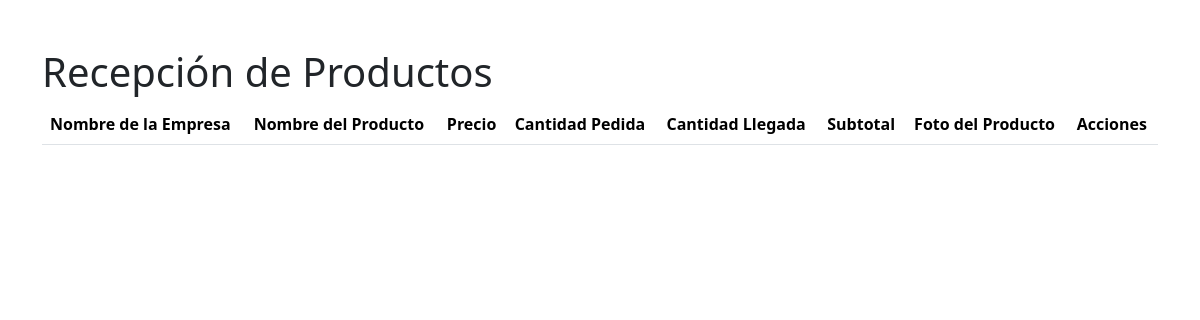
The app's page /recepcion_proveedor/ (signed in), older data.
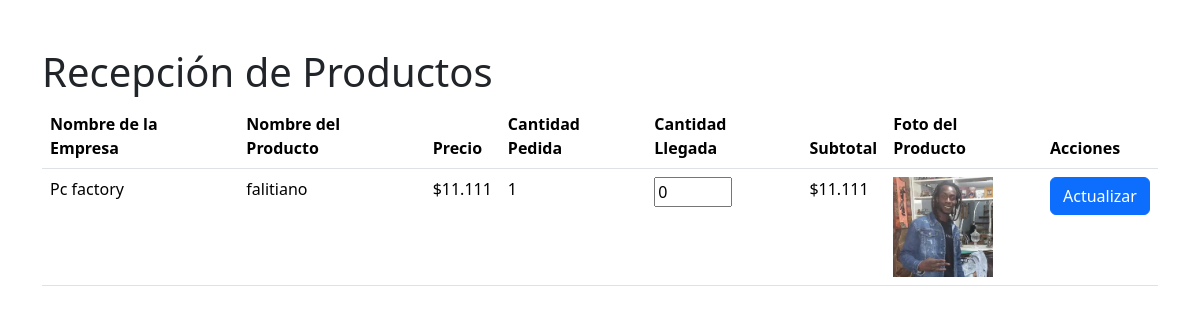
The same page, newer data.
### menu/models.py (models this page shows, shortened)
class ProveedorCarritoItem(models.Model):
    carrito = models.ForeignKey(ProveedorCarrito, on_delete=models.CASCADE)
    producto = models.ForeignKey(ProductosProveedor, on_delete=models.CASCADE)
    cantidad = models.IntegerField(default=1)
    cantidad_llegada=  models.IntegerField(default=0)
    agregado_en = models.DateTimeField(default=timezone.now)
    aceptado = models.BooleanField(default=False)

class ProductosProveedor(models.Model):
    proveedor = models.ForeignKey(Proveedor, on_delete=models.CASCADE, related_name='productos')
    nombre_producto = models.CharField(max_length=100, verbose_name='Nombre del Producto')
    foto_producto = models.ImageField(upload_to='productos_proveedor/', verbose_name='Foto del Producto')
    precio_costo = models.DecimalField(max_digits=10, decimal_places=2, verbose_name='Precio de Costo')

class Proveedor(models.Model):
    id_proveedor = models.AutoField(primary_key=True, editable=False)
    rut_empresa = models.CharField(max_length=13, verbose_name='RUT de la Empresa')
    nombre_empresa = models.CharField(max_length=100, verbose_name='Nombre de la Empresa')
    representante_legal = models.CharField(max_length=100, verbose_name='Representante Legal', default="")
    contacto_empresa = models.CharField(max_length=50, verbose_name='Contacto de la Empresa')
    direccion_proveedor = models.CharField(max_length=255, verbose_name='Dirección', default="sin direccion")
    email_proveedor = models.EmailField(max_length=70, unique=True, null=True, blank=True)

### menu/views.py (the view)
# urls.py: path('recepcion_proveedor/', recepcion_proveedor, name='recepcion_proveedor'),
@login_required
def recepcion_proveedor(request):
    carrito_items = ProveedorCarritoItem.objects.filter(
        carrito__usuario=request.user,
        aceptado=True  # Solo muestra los productos que han sido aceptados
    ).select_related('producto', 'producto__proveedor')
    return render(request, 'recepcion_proveedor.html', {'carrito_items': carrito_items})

### menu/context_processors.py (called while the page is built)
def carrito_items_count(request):
    if request.user.is_authenticated:
        try:
            carrito = Carrito.objects.get(usuario=request.user)
            count = CarritoItem.objects.filter(carrito=carrito).count()
        except Carrito.DoesNotExist:
            count = 0
    else:
        count = 0
    return {
        'carrito_items_count': count
    }

### menu/templatetags/custom_filters.py (called while the page is built)
@register.filter(name='format_price')
def format_price(value):
    return "${:,.0f}".format(value).replace(',', '.')

@register.filter
def multiply(value, arg):
    return value * arg

### menu/templates/recepcion_proveedor.html (shortened to what this page needs)
{% load custom_filters %}
<!DOCTYPE html>
<html lang="en">
<head>
    <link href="https://cdn.jsdelivr.net/npm/bootstrap@5.3.3/dist/css/bootstrap.min.css" rel="stylesheet">
</head>
<body>
    <div class="container mt-5">
        <h1>Recepción de Productos</h1>
        <table class="table">
            <thead>
                <tr>
                    <th>Nombre de la Empresa</th>
                    <th>Nombre del Producto</th>
                    <th>Precio</th>
                    <th>Cantidad Pedida</th>
                    <th>Cantidad Llegada</th>
                    <th>Subtotal</th>
                    <th>Foto del Producto</th>
                    <th>Acciones</th>
                </tr>
            </thead>
            <tbody>
                {% for item in carrito_items %}
                <tr>
                    <td>{{ item.producto.proveedor.nombre_empresa }}</td>
                    <td>{{ item.producto.nombre_producto }}</td>
                    <td>{{ item.producto.precio_costo|format_price }}</td>
                    <td>{{ item.cantidad }}</td>
                    <td><input type="number" name="cantidad_llegada_{{ item.id }}" value="{{ item.cantidad_llegada }}" min="0" max="{{ item.cantidad }}"></td>
                    <td>{{ item.cantidad|multiply:item.producto.precio_costo|format_price }}</td>
                    <td>
                        <img src="{{ item.producto.foto_producto.url }}" alt="{{ item.producto.nombre_producto }}" width="100">
                    </td>
                    <td>
                        <button type="submit" class="btn btn-primary">Actualizar</button>
                    </td>
                </tr>
                {% endfor %}
            </tbody>
        </table>
    </div>
</body>
</html>

Row changes from the older to the newer data that the page shows:
added ProveedorCarritoItem: producto.proveedor.nombre_empresa "Pc factory", producto.nombre_producto "falitiano", producto.precio_costo "$11.111", cantidad "1", cantidad_llegada "0", cantidad|multiply "$11.111", producto.foto_producto (picture)
